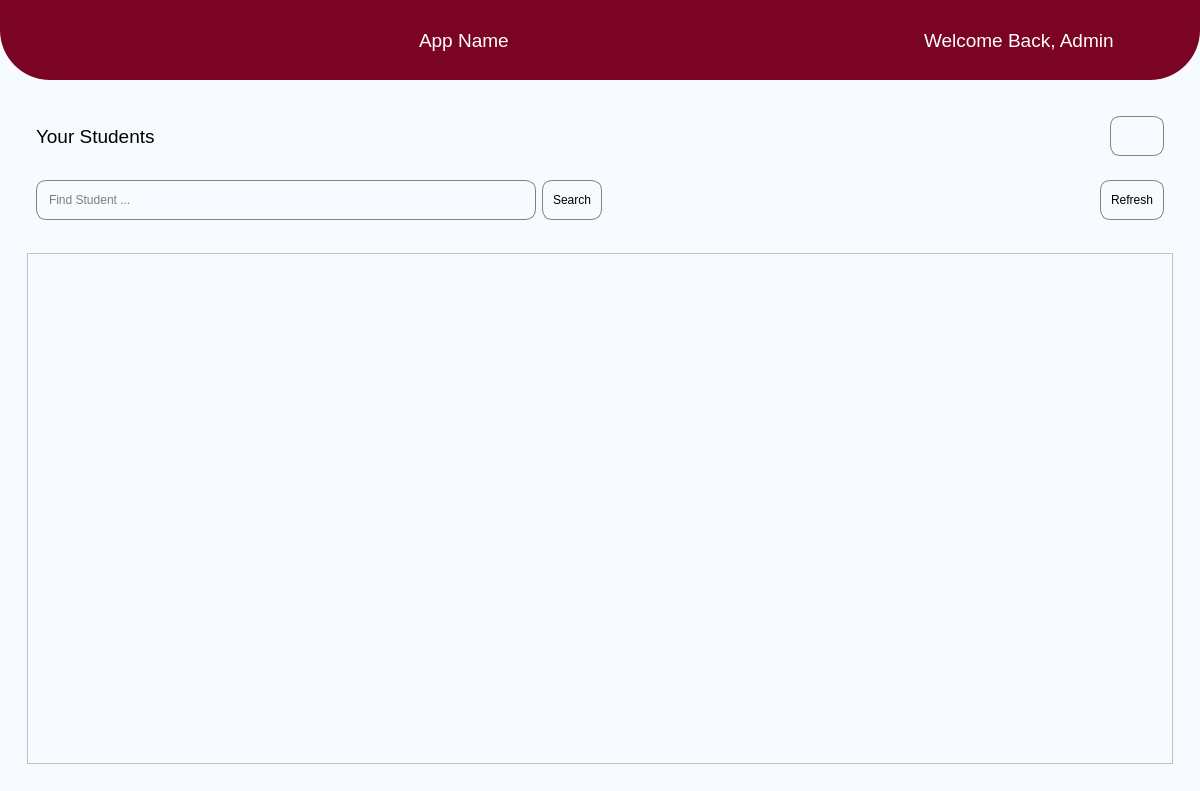
<?xml version="1.0" encoding="UTF-8"?>
<ui version="4.0">
 <class>MainWindow</class>
 <widget class="QMainWindow" name="MainWindow">
  <property name="geometry">
   <rect>
    <x>0</x>
    <y>0</y>
    <width>1200</width>
    <height>791</height>
   </rect>
  </property>
  <property name="minimumSize">
   <size>
    <width>1200</width>
    <height>500</height>
   </size>
  </property>
  <property name="windowTitle">
   <string>MainWindow</string>
  </property>
  <widget class="QWidget" name="centralwidget">
   <property name="styleSheet">
    <string notr="true">background-color:rgb(247, 251, 255);</string>
   </property>
   <layout class="QHBoxLayout" name="horizontalLayout">
    <property name="spacing">
     <number>0</number>
    </property>
    <property name="leftMargin">
     <number>0</number>
    </property>
    <property name="topMargin">
     <number>0</number>
    </property>
    <property name="rightMargin">
     <number>0</number>
    </property>
    <property name="bottomMargin">
     <number>0</number>
    </property>
    <item>
     <widget class="QWidget" name="widget" native="true">
      <layout class="QVBoxLayout" name="verticalLayout">
       <property name="spacing">
        <number>0</number>
       </property>
       <property name="leftMargin">
        <number>0</number>
       </property>
       <property name="topMargin">
        <number>0</number>
       </property>
       <property name="rightMargin">
        <number>0</number>
       </property>
       <property name="bottomMargin">
        <number>0</number>
       </property>
       <item>
        <widget class="QWidget" name="headerWidget" native="true">
         <property name="minimumSize">
          <size>
           <width>0</width>
           <height>80</height>
          </size>
         </property>
         <property name="styleSheet">
          <string notr="true">QWidget{
	background-color: rgb(123, 3, 35);
	border: 0px solid rgb(0,0,0);
	border-bottom-left-radius : 50px; 
	border-bottom-right-radius : 50px;

}

QPushButton{
	color:white;
	height:30px;
	text-align:center;
	border:none;
}


QLabel{
	color:white;
	text-align:center;
}

QPushButton:hover{
	background-color: #34111a;
}</string>
         </property>
         <layout class="QHBoxLayout" name="horizontalLayout_2">
          <property name="spacing">
           <number>6</number>
          </property>
          <property name="leftMargin">
           <number>9</number>
          </property>
          <property name="topMargin">
           <number>9</number>
          </property>
          <property name="rightMargin">
           <number>9</number>
          </property>
          <property name="bottomMargin">
           <number>9</number>
          </property>
          <item>
           <spacer name="horizontalSpacer">
            <property name="orientation">
             <enum>Qt::Horizontal</enum>
            </property>
            <property name="sizeHint" stdset="0">
             <size>
              <width>344</width>
              <height>20</height>
             </size>
            </property>
           </spacer>
          </item>
          <item>
           <widget class="QLabel" name="label_7">
            <property name="font">
             <font>
              <pointsize>14</pointsize>
             </font>
            </property>
            <property name="text">
             <string>App Name</string>
            </property>
           </widget>
          </item>
          <item>
           <spacer name="horizontalSpacer_2">
            <property name="orientation">
             <enum>Qt::Horizontal</enum>
            </property>
            <property name="sizeHint" stdset="0">
             <size>
              <width>40</width>
              <height>20</height>
             </size>
            </property>
           </spacer>
          </item>
          <item>
           <widget class="QLabel" name="label_9">
            <property name="font">
             <font>
              <pointsize>14</pointsize>
             </font>
            </property>
            <property name="text">
             <string>Welcome Back, Admin</string>
            </property>
           </widget>
          </item>
          <item>
           <widget class="QLabel" name="label_8">
            <property name="minimumSize">
             <size>
              <width>30</width>
              <height>30</height>
             </size>
            </property>
            <property name="styleSheet">
             <string notr="true">text-align:centre;</string>
            </property>
            <property name="text">
             <string/>
            </property>
            <property name="pixmap">
             <pixmap resource="UI/UI resources/icons.qrc">:/whiteIcons/whiteIcons/user.svg</pixmap>
            </property>
            <property name="scaledContents">
             <bool>false</bool>
            </property>
            <property name="alignment">
             <set>Qt::AlignCenter</set>
            </property>
           </widget>
          </item>
          <item>
           <widget class="QPushButton" name="userDropMenuButton">
            <property name="minimumSize">
             <size>
              <width>35</width>
              <height>35</height>
             </size>
            </property>
            <property name="maximumSize">
             <size>
              <width>35</width>
              <height>35</height>
             </size>
            </property>
            <property name="styleSheet">
             <string notr="true">QPushButton{
	border: 0px solid grey;
	border-radius: 15px;

}</string>
            </property>
            <property name="text">
             <string/>
            </property>
            <property name="icon">
             <iconset resource="UI/UI resources/icons.qrc">
              <normaloff>:/whiteIcons/whiteIcons/chevron-down.svg</normaloff>:/whiteIcons/whiteIcons/chevron-down.svg</iconset>
            </property>
            <property name="iconSize">
             <size>
              <width>20</width>
              <height>20</height>
             </size>
            </property>
            <property name="checkable">
             <bool>true</bool>
            </property>
            <property name="autoExclusive">
             <bool>true</bool>
            </property>
           </widget>
          </item>
         </layout>
        </widget>
       </item>
       <item>
        <widget class="QStackedWidget" name="stackedWidget">
         <property name="styleSheet">
          <string notr="true"/>
         </property>
         <property name="frameShape">
          <enum>QFrame::NoFrame</enum>
         </property>
         <property name="lineWidth">
          <number>0</number>
         </property>
         <property name="currentIndex">
          <number>2</number>
         </property>
         <widget class="QWidget" name="attendancePage">
          <layout class="QVBoxLayout" name="verticalLayout_2">
           <item>
            <widget class="QScrollArea" name="scrollArea">
             <property name="styleSheet">
              <string notr="true">background-color:  rgb(247, 251, 255);</string>
             </property>
             <property name="widgetResizable">
              <bool>true</bool>
             </property>
             <widget class="QWidget" name="scrollAreaWidgetContents">
              <property name="geometry">
               <rect>
                <x>0</x>
                <y>0</y>
                <width>1180</width>
                <height>691</height>
               </rect>
              </property>
              <layout class="QVBoxLayout" name="verticalLayout_3">
               <item>
                <widget class="QFrame" name="frame_2">
                 <property name="sizePolicy">
                  <sizepolicy hsizetype="Preferred" vsizetype="Fixed">
                   <horstretch>0</horstretch>
                   <verstretch>0</verstretch>
                  </sizepolicy>
                 </property>
                 <property name="minimumSize">
                  <size>
                   <width>0</width>
                   <height>200</height>
                  </size>
                 </property>
                 <property name="maximumSize">
                  <size>
                   <width>16777215</width>
                   <height>200</height>
                  </size>
                 </property>
                 <property name="styleSheet">
                  <string notr="true">QWidget{
	background-color:rgb(247, 251, 255);
}
QPushButton{
	background-color: rgb(59,59,59);
	color: white;
	height:30px;
	text-align:left;
	border: none;
	padding-left:5px;
	padding-right:5px;
	border-bottom-left-radius:5px;
	border-top-left-radius:5px;
	border-bottom-right-radius:5px;
	border-top-right-radius:5px;
}

QPushButton:checked{
	background-color: rgb(52,17,26);
	color: white;
	font-weight:bold;
}

QPushButton:hover{
	background-color:  rgb(52,17,26);
	color: white;
	font-weight:bold;
}</string>
                 </property>
                 <property name="frameShape">
                  <enum>QFrame::StyledPanel</enum>
                 </property>
                 <property name="frameShadow">
                  <enum>QFrame::Raised</enum>
                 </property>
                 <layout class="QVBoxLayout" name="verticalLayout_6">
                  <item>
                   <widget class="QFrame" name="frame">
                    <property name="frameShape">
                     <enum>QFrame::StyledPanel</enum>
                    </property>
                    <property name="frameShadow">
                     <enum>QFrame::Raised</enum>
                    </property>
                    <layout class="QHBoxLayout" name="horizontalLayout_3">
                     <item>
                      <widget class="QLabel" name="attendancePage_classNameLabel">
                       <property name="font">
                        <font>
                         <pointsize>14</pointsize>
                        </font>
                       </property>
                       <property name="styleSheet">
                        <string notr="true"/>
                       </property>
                       <property name="text">
                        <string>Attendance: Class Name</string>
                       </property>
                      </widget>
                     </item>
                     <item>
                      <spacer name="horizontalSpacer_3">
                       <property name="orientation">
                        <enum>Qt::Horizontal</enum>
                       </property>
                       <property name="sizeHint" stdset="0">
                        <size>
                         <width>670</width>
                         <height>20</height>
                        </size>
                       </property>
                      </spacer>
                     </item>
                     <item>
                      <widget class="QPushButton" name="dateSelectorButton">
                       <property name="minimumSize">
                        <size>
                         <width>0</width>
                         <height>40</height>
                        </size>
                       </property>
                       <property name="maximumSize">
                        <size>
                         <width>16777215</width>
                         <height>40</height>
                        </size>
                       </property>
                       <property name="text">
                        <string>Date Selector</string>
                       </property>
                      </widget>
                     </item>
                    </layout>
                   </widget>
                  </item>
                  <item>
                   <widget class="QFrame" name="frame_3">
                    <property name="frameShape">
                     <enum>QFrame::StyledPanel</enum>
                    </property>
                    <property name="frameShadow">
                     <enum>QFrame::Raised</enum>
                    </property>
                    <layout class="QHBoxLayout" name="horizontalLayout_4">
                     <item>
                      <spacer name="horizontalSpacer_4">
                       <property name="orientation">
                        <enum>Qt::Horizontal</enum>
                       </property>
                       <property name="sizeHint" stdset="0">
                        <size>
                         <width>478</width>
                         <height>20</height>
                        </size>
                       </property>
                      </spacer>
                     </item>
                     <item>
                      <widget class="QPushButton" name="takeAttendanceButton">
                       <property name="minimumSize">
                        <size>
                         <width>0</width>
                         <height>40</height>
                        </size>
                       </property>
                       <property name="maximumSize">
                        <size>
                         <width>16777215</width>
                         <height>40</height>
                        </size>
                       </property>
                       <property name="text">
                        <string>Take Attendance</string>
                       </property>
                      </widget>
                     </item>
                    </layout>
                   </widget>
                  </item>
                  <item>
                   <widget class="QFrame" name="frame_4">
                    <property name="frameShape">
                     <enum>QFrame::StyledPanel</enum>
                    </property>
                    <property name="frameShadow">
                     <enum>QFrame::Raised</enum>
                    </property>
                    <layout class="QHBoxLayout" name="horizontalLayout_5">
                     <item>
                      <widget class="QPushButton" name="manageStudentsAttendanceButton">
                       <property name="minimumSize">
                        <size>
                         <width>0</width>
                         <height>40</height>
                        </size>
                       </property>
                       <property name="maximumSize">
                        <size>
                         <width>16777215</width>
                         <height>40</height>
                        </size>
                       </property>
                       <property name="text">
                        <string>Manage Students</string>
                       </property>
                       <property name="icon">
                        <iconset resource="UI/UI resources/icons.qrc">
                         <normaloff>:/whiteIcons/whiteIcons/edit-2.svg</normaloff>:/whiteIcons/whiteIcons/edit-2.svg</iconset>
                       </property>
                       <property name="iconSize">
                        <size>
                         <width>30</width>
                         <height>30</height>
                        </size>
                       </property>
                      </widget>
                     </item>
                     <item>
                      <spacer name="horizontalSpacer_5">
                       <property name="orientation">
                        <enum>Qt::Horizontal</enum>
                       </property>
                       <property name="sizeHint" stdset="0">
                        <size>
                         <width>795</width>
                         <height>20</height>
                        </size>
                       </property>
                      </spacer>
                     </item>
                    </layout>
                   </widget>
                  </item>
                 </layout>
                </widget>
               </item>
               <item>
                <widget class="QWidget" name="widget_5" native="true">
                 <layout class="QHBoxLayout" name="horizontalLayout_6">
                  <item>
                   <layout class="QGridLayout" name="studentsAttendanceGrid"/>
                  </item>
                  <item>
                   <widget class="QWidget" name="widget_21" native="true">
                    <property name="maximumSize">
                     <size>
                      <width>640</width>
                      <height>480</height>
                     </size>
                    </property>
                    <property name="autoFillBackground">
                     <bool>false</bool>
                    </property>
                    <property name="styleSheet">
                     <string notr="true">background-color: rgb(210, 219, 255);</string>
                    </property>
                   </widget>
                  </item>
                 </layout>
                </widget>
               </item>
              </layout>
             </widget>
            </widget>
           </item>
          </layout>
         </widget>
         <widget class="QWidget" name="attendanceCapturePage">
          <layout class="QHBoxLayout" name="horizontalLayout_9">
           <item>
            <widget class="QWidget" name="widget_9" native="true">
             <property name="maximumSize">
              <size>
               <width>640</width>
               <height>900</height>
              </size>
             </property>
             <layout class="QVBoxLayout" name="verticalLayout_12">
              <property name="rightMargin">
               <number>9</number>
              </property>
              <item>
               <widget class="QWidget" name="camera_interface" native="true">
                <property name="maximumSize">
                 <size>
                  <width>640</width>
                  <height>480</height>
                 </size>
                </property>
                <property name="styleSheet">
                 <string notr="true">background-color: rgb(210, 219, 255);</string>
                </property>
               </widget>
              </item>
              <item>
               <widget class="QWidget" name="attendance_status" native="true">
                <property name="maximumSize">
                 <size>
                  <width>640</width>
                  <height>100</height>
                 </size>
                </property>
                <property name="styleSheet">
                 <string notr="true">background-color: rgb(216, 255, 252);</string>
                </property>
               </widget>
              </item>
             </layout>
            </widget>
           </item>
           <item>
            <widget class="QPushButton" name="camera_on_button">
             <property name="maximumSize">
              <size>
               <width>100</width>
               <height>20</height>
              </size>
             </property>
             <property name="text">
              <string>Turn On</string>
             </property>
            </widget>
           </item>
           <item>
            <widget class="QPushButton" name="camera_off_button">
             <property name="maximumSize">
              <size>
               <width>100</width>
               <height>20</height>
              </size>
             </property>
             <property name="text">
              <string>Turn Off</string>
             </property>
             <property name="iconSize">
              <size>
               <width>5</width>
               <height>5</height>
              </size>
             </property>
            </widget>
           </item>
          </layout>
         </widget>
         <widget class="QWidget" name="manageStudentsPage">
          <layout class="QVBoxLayout" name="verticalLayout_9">
           <item>
            <widget class="QWidget" name="widget_2" native="true">
             <layout class="QVBoxLayout" name="verticalLayout_7">
              <item>
               <widget class="QWidget" name="widget_16" native="true">
                <layout class="QVBoxLayout" name="verticalLayout_20">
                 <item>
                  <widget class="QWidget" name="widget_17" native="true">
                   <property name="styleSheet">
                    <string notr="true">QPushButton{
	padding-left:10px;
	padding-right:10px;
	border: 1px solid gray;
	border-radius: 10px;
}

QPushButton:hover{
   background-color: #b3b3b3;
}</string>
                   </property>
                   <layout class="QHBoxLayout" name="horizontalLayout_16">
                    <item>
                     <widget class="QLabel" name="label_15">
                      <property name="font">
                       <font>
                        <pointsize>14</pointsize>
                       </font>
                      </property>
                      <property name="text">
                       <string>Your Students</string>
                      </property>
                     </widget>
                    </item>
                    <item>
                     <spacer name="horizontalSpacer_6">
                      <property name="orientation">
                       <enum>Qt::Horizontal</enum>
                      </property>
                      <property name="sizeHint" stdset="0">
                       <size>
                        <width>1051</width>
                        <height>20</height>
                       </size>
                      </property>
                     </spacer>
                    </item>
                    <item>
                     <widget class="QPushButton" name="addStudentButton_3">
                      <property name="minimumSize">
                       <size>
                        <width>0</width>
                        <height>40</height>
                       </size>
                      </property>
                      <property name="maximumSize">
                       <size>
                        <width>100</width>
                        <height>40</height>
                       </size>
                      </property>
                      <property name="text">
                       <string/>
                      </property>
                      <property name="icon">
                       <iconset resource="UI/UI resources/icons.qrc">
                        <normaloff>:/blackIcons/BlackIcons/plus.svg</normaloff>:/blackIcons/BlackIcons/plus.svg</iconset>
                      </property>
                      <property name="iconSize">
                       <size>
                        <width>40</width>
                        <height>40</height>
                       </size>
                      </property>
                     </widget>
                    </item>
                   </layout>
                  </widget>
                 </item>
                 <item>
                  <widget class="QWidget" name="widget_18" native="true">
                   <property name="styleSheet">
                    <string notr="true">QLineEdit{
	padding-left:10px;
	border: 1px solid gray;
	border-radius: 10px;
}

QPushButton{
	padding-left:10px;
	padding-right:10px;
	border: 1px solid gray;
	border-radius: 10px;
}

QPushButton:hover{
   background-color: #b3b3b3;
}</string>
                   </property>
                   <layout class="QHBoxLayout" name="horizontalLayout_17">
                    <item>
                     <widget class="QLineEdit" name="lineEdit_3">
                      <property name="minimumSize">
                       <size>
                        <width>500</width>
                        <height>40</height>
                       </size>
                      </property>
                      <property name="maximumSize">
                       <size>
                        <width>500</width>
                        <height>40</height>
                       </size>
                      </property>
                      <property name="placeholderText">
                       <string>Find Student ...</string>
                      </property>
                     </widget>
                    </item>
                    <item>
                     <widget class="QPushButton" name="studentSearchButton">
                      <property name="minimumSize">
                       <size>
                        <width>0</width>
                        <height>40</height>
                       </size>
                      </property>
                      <property name="maximumSize">
                       <size>
                        <width>16777215</width>
                        <height>40</height>
                       </size>
                      </property>
                      <property name="text">
                       <string>Search</string>
                      </property>
                     </widget>
                    </item>
                    <item>
                     <spacer name="horizontalSpacer_14">
                      <property name="orientation">
                       <enum>Qt::Horizontal</enum>
                      </property>
                      <property name="sizeHint" stdset="0">
                       <size>
                        <width>818</width>
                        <height>20</height>
                       </size>
                      </property>
                     </spacer>
                    </item>
                    <item>
                     <widget class="QPushButton" name="refreshbutton">
                      <property name="minimumSize">
                       <size>
                        <width>0</width>
                        <height>40</height>
                       </size>
                      </property>
                      <property name="maximumSize">
                       <size>
                        <width>16777215</width>
                        <height>40</height>
                       </size>
                      </property>
                      <property name="text">
                       <string>Refresh</string>
                      </property>
                     </widget>
                    </item>
                   </layout>
                  </widget>
                 </item>
                </layout>
               </widget>
              </item>
              <item>
               <widget class="QWidget" name="widget_15" native="true">
                <layout class="QGridLayout" name="gridLayout_2">
                 <item row="0" column="0">
                  <widget class="QScrollArea" name="scrollArea_4">
                   <property name="widgetResizable">
                    <bool>true</bool>
                   </property>
                   <widget class="QWidget" name="scrollAreaWidgetContents_5">
                    <property name="geometry">
                     <rect>
                      <x>0</x>
                      <y>0</y>
                      <width>1126</width>
                      <height>491</height>
                     </rect>
                    </property>
                    <layout class="QGridLayout" name="gridLayout_3">
                     <item row="0" column="0">
                      <layout class="QGridLayout" name="studentsViewGridLayout">
                       <property name="sizeConstraint">
                        <enum>QLayout::SetFixedSize</enum>
                       </property>
                       <property name="spacing">
                        <number>10</number>
                       </property>
                      </layout>
                     </item>
                    </layout>
                   </widget>
                  </widget>
                 </item>
                </layout>
               </widget>
              </item>
             </layout>
            </widget>
           </item>
          </layout>
         </widget>
         <widget class="QWidget" name="manageClassesPage">
          <layout class="QVBoxLayout" name="verticalLayout_10">
           <item>
            <widget class="QWidget" name="widget_3" native="true">
             <layout class="QVBoxLayout" name="verticalLayout_8">
              <item>
               <widget class="QFrame" name="frame_6">
                <property name="maximumSize">
                 <size>
                  <width>16777215</width>
                  <height>120</height>
                 </size>
                </property>
                <property name="frameShape">
                 <enum>QFrame::StyledPanel</enum>
                </property>
                <property name="frameShadow">
                 <enum>QFrame::Raised</enum>
                </property>
                <layout class="QVBoxLayout" name="verticalLayout_11">
                 <item>
                  <widget class="QWidget" name="widget_8" native="true">
                   <property name="maximumSize">
                    <size>
                     <width>16777215</width>
                     <height>50</height>
                    </size>
                   </property>
                   <layout class="QHBoxLayout" name="horizontalLayout_7">
                    <item>
                     <widget class="QLabel" name="label_5">
                      <property name="font">
                       <font>
                        <pointsize>14</pointsize>
                       </font>
                      </property>
                      <property name="text">
                       <string>Dashboard</string>
                      </property>
                     </widget>
                    </item>
                    <item>
                     <spacer name="horizontalSpacer_8">
                      <property name="orientation">
                       <enum>Qt::Horizontal</enum>
                      </property>
                      <property name="sizeHint" stdset="0">
                       <size>
                        <width>578</width>
                        <height>20</height>
                       </size>
                      </property>
                     </spacer>
                    </item>
                   </layout>
                  </widget>
                 </item>
                 <item>
                  <widget class="QWidget" name="widget_7" native="true">
                   <property name="maximumSize">
                    <size>
                     <width>16777215</width>
                     <height>50</height>
                    </size>
                   </property>
                   <property name="styleSheet">
                    <string notr="true">QLineEdit{
	padding-left:10px;
	border: 1px solid gray;
	border-radius: 10px;
}

QPushButton{
	padding-left:10px;
	padding-right:10px;
	border: 1px solid gray;
	border-radius: 10px;
}

QPushButton:hover{
   background-color: #b3b3b3;
}</string>
                   </property>
                   <layout class="QHBoxLayout" name="horizontalLayout_10">
                    <item>
                     <widget class="QLineEdit" name="lineEdit">
                      <property name="minimumSize">
                       <size>
                        <width>500</width>
                        <height>40</height>
                       </size>
                      </property>
                      <property name="maximumSize">
                       <size>
                        <width>500</width>
                        <height>40</height>
                       </size>
                      </property>
                      <property name="styleSheet">
                       <string notr="true"/>
                      </property>
                      <property name="placeholderText">
                       <string>Find Course ...</string>
                      </property>
                     </widget>
                    </item>
                    <item>
                     <widget class="QPushButton" name="searchCoursesButton">
                      <property name="minimumSize">
                       <size>
                        <width>0</width>
                        <height>40</height>
                       </size>
                      </property>
                      <property name="maximumSize">
                       <size>
                        <width>16777215</width>
                        <height>40</height>
                       </size>
                      </property>
                      <property name="text">
                       <string>Search</string>
                      </property>
                     </widget>
                    </item>
                    <item>
                     <spacer name="horizontalSpacer_7">
                      <property name="orientation">
                       <enum>Qt::Horizontal</enum>
                      </property>
                      <property name="sizeHint" stdset="0">
                       <size>
                        <width>398</width>
                        <height>20</height>
                       </size>
                      </property>
                     </spacer>
                    </item>
                    <item>
                     <widget class="QPushButton" name="addCourseButton">
                      <property name="maximumSize">
                       <size>
                        <width>16777215</width>
                        <height>100</height>
                       </size>
                      </property>
                      <property name="text">
                       <string/>
                      </property>
                      <property name="icon">
                       <iconset resource="UI/UI resources/icons.qrc">
                        <normaloff>:/blackIcons/BlackIcons/plus.svg</normaloff>:/blackIcons/BlackIcons/plus.svg</iconset>
                      </property>
                      <property name="iconSize">
                       <size>
                        <width>30</width>
                        <height>30</height>
                       </size>
                      </property>
                      <property name="autoExclusive">
                       <bool>true</bool>
                      </property>
                     </widget>
                    </item>
                   </layout>
                  </widget>
                 </item>
                </layout>
               </widget>
              </item>
              <item>
               <widget class="QWidget" name="widget_5" native="true">
                <layout class="QVBoxLayout" name="verticalLayout_4">
                 <item>
                  <widget class="QWidget" name="widget_6" native="true">
                   <property name="maximumSize">
                    <size>
                     <width>16777215</width>
                     <height>50</height>
                    </size>
                   </property>
                   <property name="styleSheet">
                    <string notr="true">QPushButton{
	padding-left:10px;
	padding-right:10px;
	border: 1px solid gray;
	border-radius: 10px;
}

QPushButton:hover{
   background-color: #b3b3b3;
}</string>
                   </property>
                   <layout class="QHBoxLayout" name="horizontalLayout_8">
                    <item>
                     <widget class="QLabel" name="label">
                      <property name="font">
                       <font>
                        <pointsize>14</pointsize>
                       </font>
                      </property>
                      <property name="text">
                       <string>Your Classes:</string>
                      </property>
                     </widget>
                    </item>
                    <item>
                     <spacer name="horizontalSpacer_9">
                      <property name="orientation">
                       <enum>Qt::Horizontal</enum>
                      </property>
                      <property name="sizeHint" stdset="0">
                       <size>
                        <width>1072</width>
                        <height>20</height>
                       </size>
                      </property>
                     </spacer>
                    </item>
                    <item>
                     <widget class="QPushButton" name="refreshCoursesButton">
                      <property name="minimumSize">
                       <size>
                        <width>0</width>
                        <height>40</height>
                       </size>
                      </property>
                      <property name="maximumSize">
                       <size>
                        <width>16777215</width>
                        <height>40</height>
                       </size>
                      </property>
                      <property name="text">
                       <string>Refresh</string>
                      </property>
                     </widget>
                    </item>
                   </layout>
                  </widget>
                 </item>
                 <item>
                  <widget class="QScrollArea" name="scrollArea_2">
                   <property name="styleSheet">
                    <string notr="true">
QPushButton{
	height:30px;
	text-align:center;
	border:none;
}


QPushButton:hover{
	background-color: #ffffff;
}</string>
                   </property>
                   <property name="widgetResizable">
                    <bool>true</bool>
                   </property>
                   <widget class="QWidget" name="scrollAreaWidgetContents_2">
                    <property name="geometry">
                     <rect>
                      <x>0</x>
                      <y>0</y>
                      <width>1126</width>
                      <height>458</height>
                     </rect>
                    </property>
                    <layout class="QHBoxLayout" name="horizontalLayout_11">
                     <item>
                      <layout class="QGridLayout" name="coursesGridLayout">
                       <property name="sizeConstraint">
                        <enum>QLayout::SetFixedSize</enum>
                       </property>
                       <property name="spacing">
                        <number>10</number>
                       </property>
                      </layout>
                     </item>
                    </layout>
                   </widget>
                  </widget>
                 </item>
                </layout>
               </widget>
              </item>
             </layout>
            </widget>
           </item>
          </layout>
         </widget>
         <widget class="QWidget" name="reportsPage">
          <layout class="QVBoxLayout" name="verticalLayout_16">
           <item>
            <widget class="QWidget" name="widget_4" native="true">
             <layout class="QVBoxLayout" name="verticalLayout_17">
              <item>
               <widget class="QLabel" name="label_3">
                <property name="text">
                 <string>Reports</string>
                </property>
               </widget>
              </item>
              <item>
               <spacer name="verticalSpacer">
                <property name="orientation">
                 <enum>Qt::Vertical</enum>
                </property>
                <property name="sizeHint" stdset="0">
                 <size>
                  <width>20</width>
                  <height>653</height>
                 </size>
                </property>
               </spacer>
              </item>
             </layout>
            </widget>
           </item>
          </layout>
         </widget>
         <widget class="QWidget" name="profilePage">
          <layout class="QHBoxLayout" name="horizontalLayout_15">
           <item>
            <widget class="QWidget" name="widget_13" native="true">
             <layout class="QVBoxLayout" name="verticalLayout_18">
              <property name="spacing">
               <number>17</number>
              </property>
              <item>
               <widget class="QLabel" name="label_10">
                <property name="font">
                 <font>
                  <pointsize>14</pointsize>
                 </font>
                </property>
                <property name="text">
                 <string>User Name</string>
                </property>
               </widget>
              </item>
              <item>
               <widget class="QLabel" name="label_12">
                <property name="font">
                 <font>
                  <pointsize>14</pointsize>
                 </font>
                </property>
                <property name="text">
                 <string>Department Name</string>
                </property>
               </widget>
              </item>
              <item>
               <widget class="QLabel" name="label_13">
                <property name="font">
                 <font>
                  <pointsize>14</pointsize>
                 </font>
                </property>
                <property name="text">
                 <string>Password</string>
                </property>
               </widget>
              </item>
              <item>
               <widget class="QLabel" name="label_14">
                <property name="font">
                 <font>
                  <pointsize>14</pointsize>
                 </font>
                </property>
                <property name="text">
                 <string>Email</string>
                </property>
               </widget>
              </item>
              <item>
               <spacer name="verticalSpacer_2">
                <property name="orientation">
                 <enum>Qt::Vertical</enum>
                </property>
                <property name="sizeHint" stdset="0">
                 <size>
                  <width>20</width>
                  <height>557</height>
                 </size>
                </property>
               </spacer>
              </item>
             </layout>
            </widget>
           </item>
           <item>
            <widget class="QWidget" name="widget_14" native="true">
             <property name="styleSheet">
              <string notr="true">background-color:rgb(247, 251, 255);</string>
             </property>
             <layout class="QVBoxLayout" name="verticalLayout_19">
              <property name="spacing">
               <number>8</number>
              </property>
              <item>
               <widget class="QLineEdit" name="lineEdit_2">
                <property name="font">
                 <font>
                  <pointsize>14</pointsize>
                 </font>
                </property>
               </widget>
              </item>
              <item>
               <widget class="QLineEdit" name="lineEdit_4">
                <property name="font">
                 <font>
                  <pointsize>14</pointsize>
                 </font>
                </property>
               </widget>
              </item>
              <item>
               <widget class="QLineEdit" name="lineEdit_5">
                <property name="font">
                 <font>
                  <pointsize>14</pointsize>
                 </font>
                </property>
               </widget>
              </item>
              <item>
               <widget class="QLineEdit" name="lineEdit_6">
                <property name="font">
                 <font>
                  <pointsize>14</pointsize>
                 </font>
                </property>
               </widget>
              </item>
              <item>
               <spacer name="verticalSpacer_3">
                <property name="orientation">
                 <enum>Qt::Vertical</enum>
                </property>
                <property name="sizeHint" stdset="0">
                 <size>
                  <width>20</width>
                  <height>557</height>
                 </size>
                </property>
               </spacer>
              </item>
             </layout>
            </widget>
           </item>
          </layout>
         </widget>
        </widget>
       </item>
      </layout>
     </widget>
    </item>
   </layout>
  </widget>
 </widget>
 <resources>
  <include location="UI/UI resources/backgoundImages.qrc"/>
  <include location="UI/UI resources/icons.qrc"/>
 </resources>
 <connections/>
</ui>
